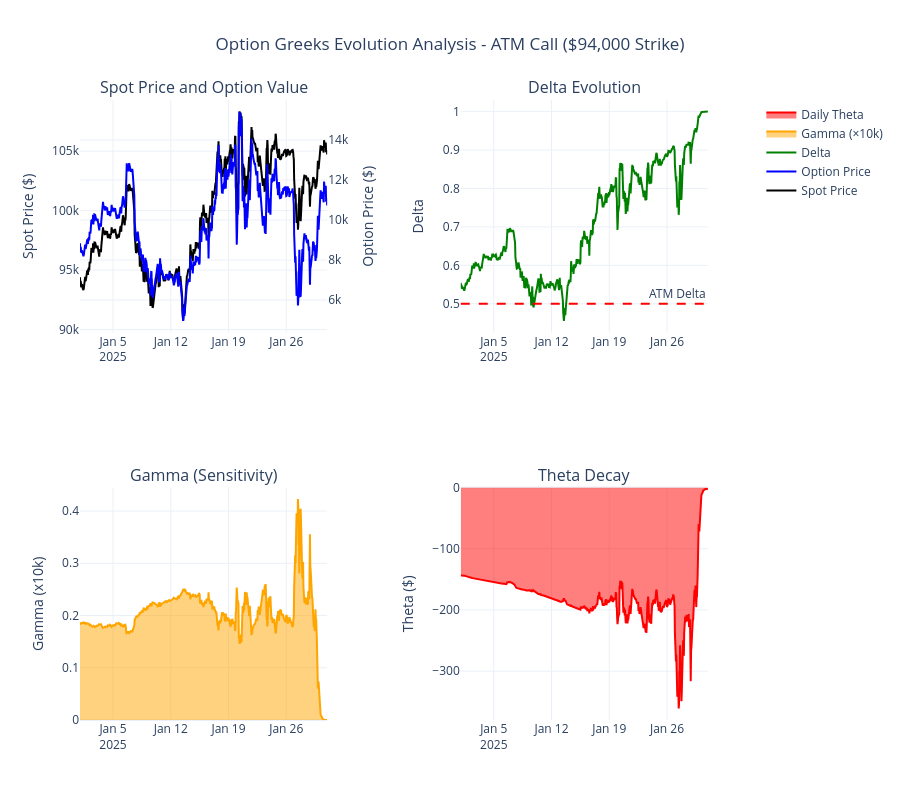

This figure's notebook cell:
### Code cell
# Create comprehensive Greeks visualization
fig_greeks = make_subplots(
    rows=2, cols=2,
    subplot_titles=[
        'Spot Price and Option Value',
        'Delta Evolution',
        'Gamma (Sensitivity)',
        'Theta Decay',
    ],
    specs=[[{'secondary_y': True}, {'type': 'scatter'}],
           [{'type': 'scatter'}, {'type': 'scatter'}]]
)

# 1. Spot Price and Option Value
fig_greeks.add_trace(
    go.Scatter(
        x=greeks_df['timestamp'],
        y=greeks_df['spot'],
        name='Spot Price',
        line=dict(color='black', width=2)
    ),
    row=1, col=1, secondary_y=False
)

fig_greeks.add_trace(
    go.Scatter(
        x=greeks_df['timestamp'],
        y=greeks_df['option_price'],
        name='Option Price',
        line=dict(color='blue', width=2)
    ),
    row=1, col=1, secondary_y=True
)

# 2. Delta Evolution
fig_greeks.add_trace(
    go.Scatter(
        x=greeks_df['timestamp'],
        y=greeks_df['delta'],
        name='Delta',
        line=dict(color='green', width=2)
    ),
    row=1, col=2
)
fig_greeks.add_hline(y=0.5, line_dash="dash", line_color="red", 
                    annotation_text="ATM Delta", row=1, col=2)

# 3. Gamma
fig_greeks.add_trace(
    go.Scatter(
        x=greeks_df['timestamp'],
        y=greeks_df['gamma'] * 10000,  # Scale for readability
        name='Gamma (×10k)',
        line=dict(color='orange', width=2),
        fill='tonexty'
    ),
    row=2, col=1
)

# 4. Theta
fig_greeks.add_trace(
    go.Scatter(
        x=greeks_df['timestamp'],
        y=greeks_df['theta'],
        name='Daily Theta',
        line=dict(color='red', width=2),
        fill='tozeroy'
    ),
    row=2, col=2
)

# Update layout
fig_greeks.update_layout(
    height=800,
    title_text=f"Option Greeks Evolution Analysis - ATM Call (${atm_strike:,} Strike)",
    title_x=0.5,
    showlegend=True
)

# Update axis labels
fig_greeks.update_yaxes(title_text="Spot Price ($)", secondary_y=False, row=1, col=1)
fig_greeks.update_yaxes(title_text="Option Price ($)", secondary_y=True, row=1, col=1)
fig_greeks.update_yaxes(title_text="Delta", row=1, col=2)
fig_greeks.update_yaxes(title_text="Gamma (x10k)", row=2, col=1)
fig_greeks.update_yaxes(title_text="Theta ($)", row=2, col=2)
fig_greeks.update_xaxes(title_text="Moneyness (S/K)", row=3, col=1)
fig_greeks.update_yaxes(title_text="Delta", row=3, col=1)
fig_greeks.update_xaxes(title_text="Days to Expiry", row=3, col=2)
fig_greeks.update_yaxes(title_text="Option Price ($)", row=3, col=2)

fig_greeks.show()

# Print Greeks summary
print("\n🎯 Greeks Analysis Summary:")
print("=" * 40)
print(f"📊 Delta range: {greeks_df['delta'].min():.3f} to {greeks_df['delta'].max():.3f}")
print(f"📊 Max Gamma: {greeks_df['gamma'].max():.6f}")
print(f"📊 Avg daily Theta: ${greeks_df['theta'].mean():.2f}")
print(f"📊 Final option value: ${greeks_df['option_price'].iloc[-1]:.2f}")

### Figure 1 — Plotly figure (JSON) as saved in the notebook; plotly's stock layout.template omitted (floating-point values rounded to 4 significant figures; data arrays with more than 128 entries replaced by an {"elided": "..."} marker saying what was removed)
{"data": [{"line": {"color": "black", "width": 2}, "name": "Spot Price", "type": "scatter", "x": {"elided": "720 str values"}, "xaxis": "x", "y": {"elided": "720 float values"}, "yaxis": "y"}, {"line": {"color": "blue", "width": 2}, "name": "Option Price", "type": "scatter", "x": {"elided": "720 str values"}, "xaxis": "x", "y": {"elided": "720 float values"}, "yaxis": "y2"}, {"line": {"color": "green", "width": 2}, "name": "Delta", "type": "scatter", "x": {"elided": "720 str values"}, "xaxis": "x2", "y": {"elided": "720 float values"}, "yaxis": "y3"}, {"fill": "tonexty", "line": {"color": "orange", "width": 2}, "name": "Gamma (×10k)", "type": "scatter", "x": {"elided": "720 str values"}, "xaxis": "x3", "y": {"elided": "720 float values"}, "yaxis": "y4"}, {"fill": "tozeroy", "line": {"color": "red", "width": 2}, "name": "Daily Theta", "type": "scatter", "x": {"elided": "720 str values"}, "xaxis": "x4", "y": {"elided": "720 float values"}, "yaxis": "y5"}], "layout": {"annotations": [{"font": {"size": 16}, "showarrow": false, "text": "Spot Price and Option Value", "x": 0.185, "xanchor": "center", "xref": "paper", "y": 1.0, "yanchor": "bottom", "yref": "paper"}, {"font": {"size": 16}, "showarrow": false, "text": "Delta Evolution", "x": 0.755, "xanchor": "center", "xref": "paper", "y": 1.0, "yanchor": "bottom", "yref": "paper"}, {"font": {"size": 16}, "showarrow": false, "text": "Gamma (Sensitivity)", "x": 0.185, "xanchor": "center", "xref": "paper", "y": 0.375, "yanchor": "bottom", "yref": "paper"}, {"font": {"size": 16}, "showarrow": false, "text": "Theta Decay", "x": 0.755, "xanchor": "center", "xref": "paper", "y": 0.375, "yanchor": "bottom", "yref": "paper"}, {"showarrow": false, "text": "ATM Delta", "x": 1, "xanchor": "right", "xref": "x2 domain", "y": 0.5, "yanchor": "bottom", "yref": "y3"}], "height": 800, "shapes": [{"line": {"color": "red", "dash": "dash"}, "type": "line", "x0": 0, "x1": 1, "xref": "x2 domain", "y0": 0.5, "y1": 0.5, "yref": "y3"}], "showlegend": true, "title": {"text": "Option Greeks Evolution Analysis - ATM Call ($94,000 Strike)", "x": 0.5}, "xaxis": {"anchor": "y", "domain": [0.0, 0.37]}, "xaxis2": {"anchor": "y3", "domain": [0.57, 0.94]}, "xaxis3": {"anchor": "y4", "domain": [0.0, 0.37]}, "xaxis4": {"anchor": "y5", "domain": [0.57, 0.94]}, "yaxis": {"anchor": "x", "domain": [0.625, 1.0], "title": {"text": "Spot Price ($)"}}, "yaxis2": {"anchor": "x", "overlaying": "y", "side": "right", "title": {"text": "Option Price ($)"}}, "yaxis3": {"anchor": "x2", "domain": [0.625, 1.0], "title": {"text": "Delta"}}, "yaxis4": {"anchor": "x3", "domain": [0.0, 0.375], "title": {"text": "Gamma (x10k)"}}, "yaxis5": {"anchor": "x4", "domain": [0.0, 0.375], "title": {"text": "Theta ($)"}}}}
